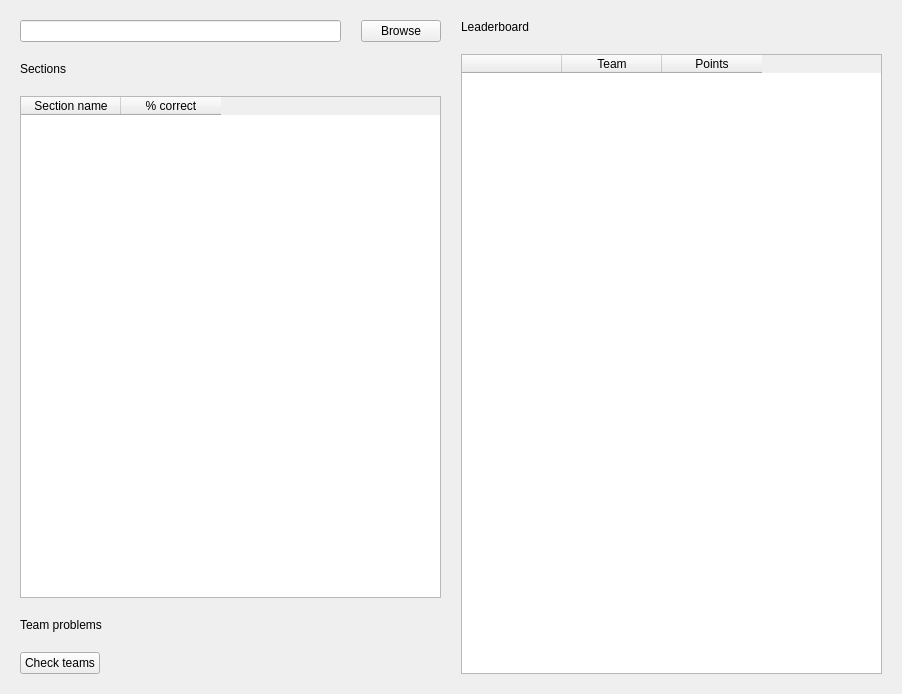
<?xml version="1.0" encoding="UTF-8"?>
<ui version="4.0">
 <class>MainWindow</class>
 <widget class="QMainWindow" name="MainWindow">
  <property name="geometry">
   <rect>
    <x>0</x>
    <y>0</y>
    <width>902</width>
    <height>694</height>
   </rect>
  </property>
  <property name="windowTitle">
   <string>MainWindow</string>
  </property>
  <widget class="QWidget" name="centralwidget">
   <layout class="QHBoxLayout" name="horizontalLayout_2">
    <property name="spacing">
     <number>20</number>
    </property>
    <property name="leftMargin">
     <number>20</number>
    </property>
    <property name="topMargin">
     <number>20</number>
    </property>
    <property name="rightMargin">
     <number>20</number>
    </property>
    <property name="bottomMargin">
     <number>20</number>
    </property>
    <item>
     <layout class="QVBoxLayout" name="verticalLayout">
      <item>
       <layout class="QHBoxLayout" name="horizontalLayout">
        <item>
         <widget class="QLineEdit" name="widget_pubquiz_dir">
          <property name="readOnly">
           <bool>true</bool>
          </property>
         </widget>
        </item>
        <item>
         <widget class="QPushButton" name="pushButton">
          <property name="text">
           <string>Browse</string>
          </property>
         </widget>
        </item>
       </layout>
      </item>
      <item>
       <widget class="QLabel" name="label">
        <property name="text">
         <string>Sections</string>
        </property>
       </widget>
      </item>
      <item>
       <widget class="QTableWidget" name="widget_sectiontable">
        <property name="editTriggers">
         <set>QAbstractItemView::NoEditTriggers</set>
        </property>
        <property name="selectionMode">
         <enum>QAbstractItemView::NoSelection</enum>
        </property>
        <property name="columnCount">
         <number>2</number>
        </property>
        <column>
         <property name="text">
          <string>Section name</string>
         </property>
        </column>
        <column>
         <property name="text">
          <string>% correct</string>
         </property>
        </column>
       </widget>
      </item>
      <item>
       <widget class="QLabel" name="label_team_problems">
        <property name="text">
         <string>Team problems</string>
        </property>
       </widget>
      </item>
      <item>
       <widget class="QPushButton" name="pushButton_2">
        <property name="sizePolicy">
         <sizepolicy hsizetype="Fixed" vsizetype="Fixed">
          <horstretch>0</horstretch>
          <verstretch>0</verstretch>
         </sizepolicy>
        </property>
        <property name="text">
         <string>Check teams</string>
        </property>
       </widget>
      </item>
     </layout>
    </item>
    <item>
     <layout class="QVBoxLayout" name="verticalLayout_2">
      <item>
       <widget class="QLabel" name="label_2">
        <property name="text">
         <string>Leaderboard</string>
        </property>
       </widget>
      </item>
      <item>
       <widget class="QTableWidget" name="widget_leaderboard">
        <property name="editTriggers">
         <set>QAbstractItemView::NoEditTriggers</set>
        </property>
        <property name="selectionMode">
         <enum>QAbstractItemView::NoSelection</enum>
        </property>
        <property name="sortingEnabled">
         <bool>false</bool>
        </property>
        <property name="columnCount">
         <number>3</number>
        </property>
        <attribute name="verticalHeaderVisible">
         <bool>false</bool>
        </attribute>
        <column>
         <property name="text">
          <string/>
         </property>
         <property name="textAlignment">
          <set>AlignTrailing|AlignVCenter</set>
         </property>
        </column>
        <column>
         <property name="text">
          <string>Team</string>
         </property>
        </column>
        <column>
         <property name="text">
          <string>Points</string>
         </property>
         <property name="textAlignment">
          <set>AlignCenter</set>
         </property>
        </column>
       </widget>
      </item>
     </layout>
    </item>
   </layout>
  </widget>
 </widget>
 <resources/>
 <connections>
  <connection>
   <sender>pushButton</sender>
   <signal>clicked()</signal>
   <receiver>MainWindow</receiver>
   <slot>select_dir()</slot>
   <hints>
    <hint type="sourcelabel">
     <x>388</x>
     <y>56</y>
    </hint>
    <hint type="destinationlabel">
     <x>432</x>
     <y>83</y>
    </hint>
   </hints>
  </connection>
  <connection>
   <sender>widget_sectiontable</sender>
   <signal>cellDoubleClicked(int,int)</signal>
   <receiver>MainWindow</receiver>
   <slot>open_section()</slot>
   <hints>
    <hint type="sourcelabel">
     <x>273</x>
     <y>334</y>
    </hint>
    <hint type="destinationlabel">
     <x>561</x>
     <y>441</y>
    </hint>
   </hints>
  </connection>
  <connection>
   <sender>pushButton_2</sender>
   <signal>clicked()</signal>
   <receiver>MainWindow</receiver>
   <slot>check_teams()</slot>
   <hints>
    <hint type="sourcelabel">
     <x>110</x>
     <y>569</y>
    </hint>
    <hint type="destinationlabel">
     <x>393</x>
     <y>571</y>
    </hint>
   </hints>
  </connection>
 </connections>
 <slots>
  <slot>select_dir()</slot>
  <slot>open_section()</slot>
  <slot>check_teams()</slot>
 </slots>
</ui>
